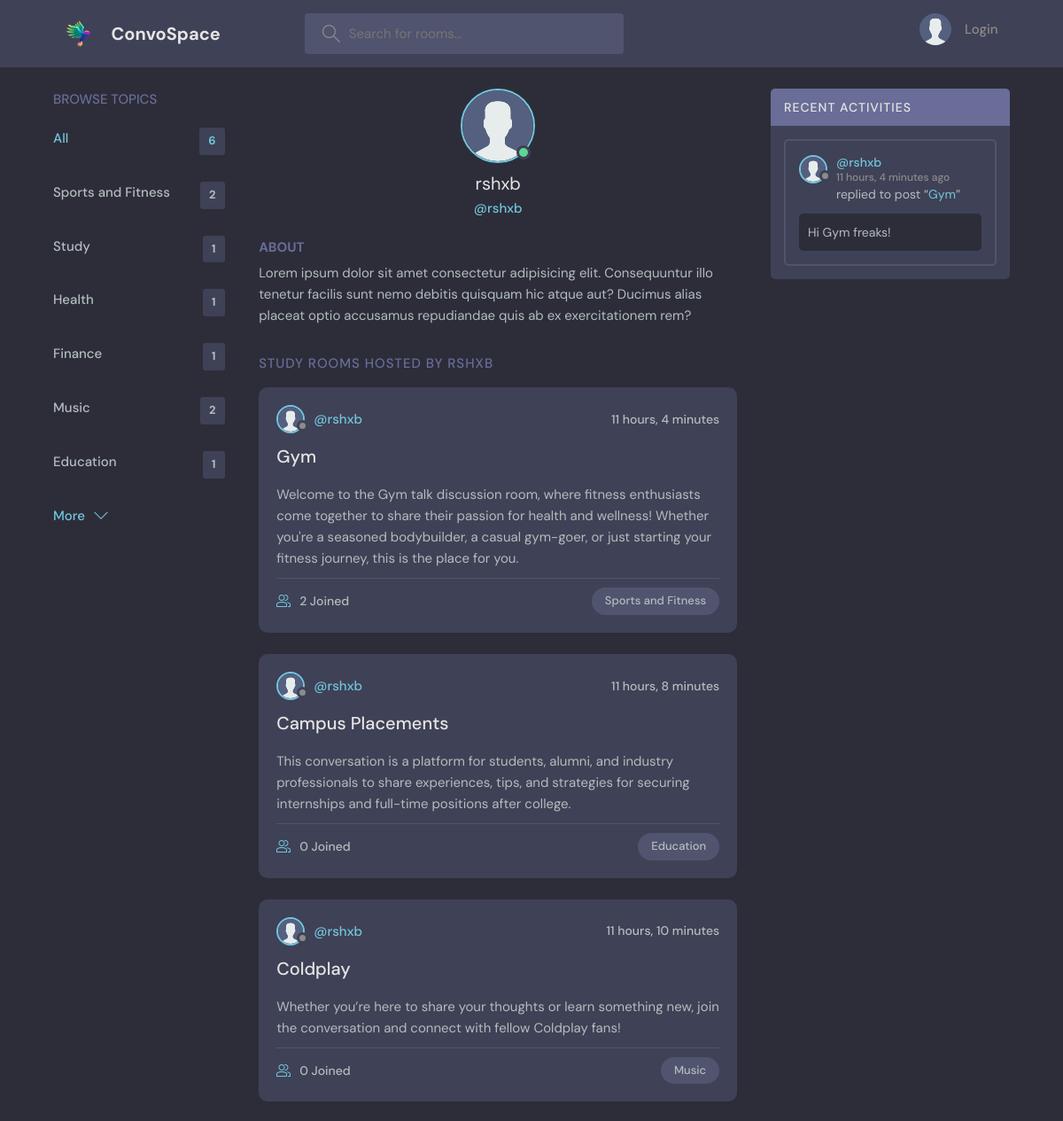
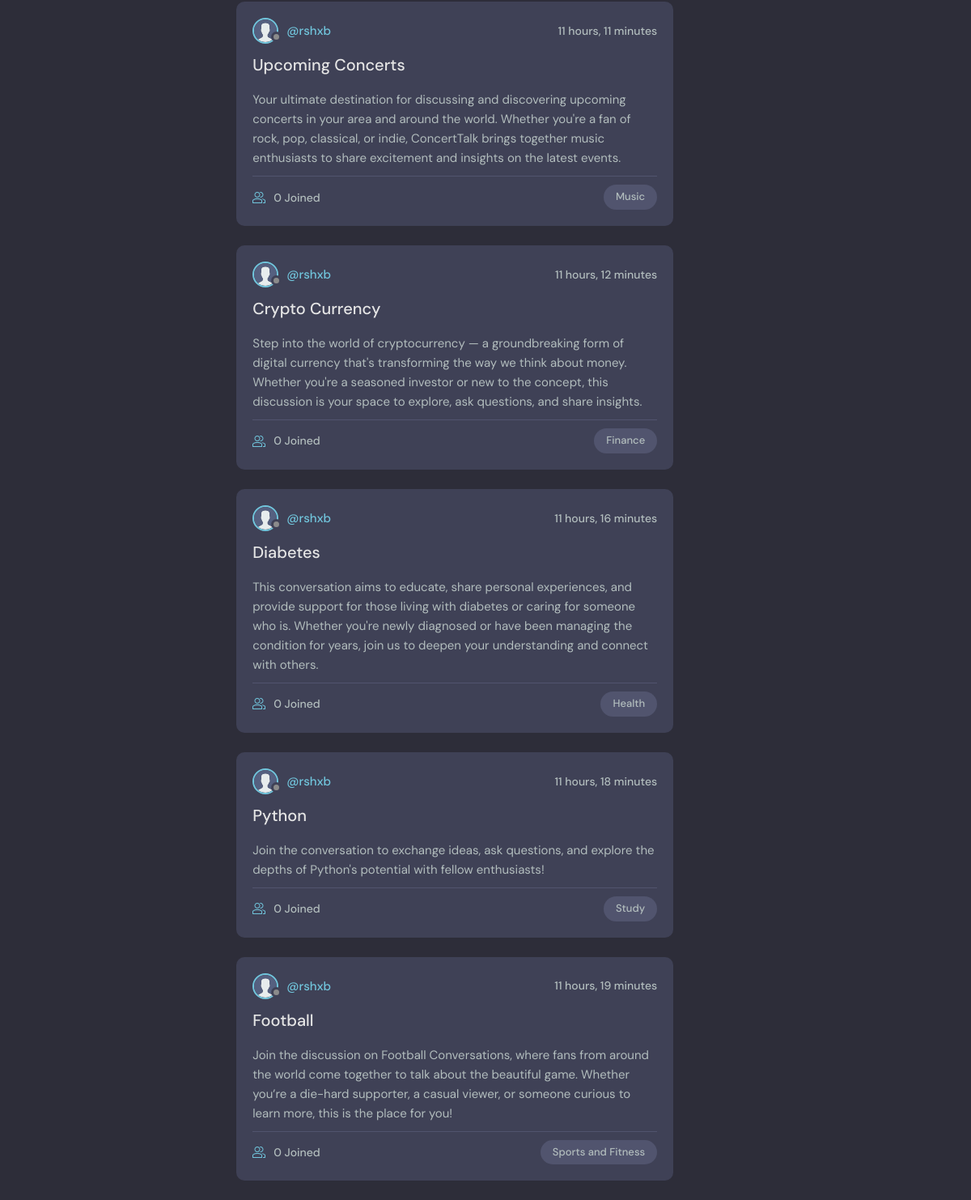
Page /profile/1/ on the committed database (2 pictures, top to bottom).
### base/models.py (models this page shows, shortened)
class Topic(models.Model):
  name = models.CharField(max_length = 200)

class Room(models.Model):
  host =  models.ForeignKey(User, on_delete=models.SET_NULL, null = True)
  topic =models.ForeignKey(Topic,on_delete=models.SET_NULL, null = True)
  name = models.CharField(max_length = 200)
  description = models.TextField(null = True, blank = True)
  participants = models.ManyToManyField(User, related_name='participants', blank=True)
  updated = models.DateTimeField(auto_now = True)
  created = models.DateTimeField(auto_now_add = True)
  class Meta():
    ordering = ['-updated','-created']
  def __str__(self):
    return self.name

class Message(models.Model):
  user = models.ForeignKey(User,on_delete=models.CASCADE)
  room = models.ForeignKey(Room,on_delete=models.CASCADE)
  body = models.TextField()
  updated = models.DateTimeField(auto_now = True)
  created = models.DateTimeField(auto_now_add = True)
  class Meta():
    ordering = ['-updated','-created']

### base/views.py (the view)
# urls.py: path('profile/<str:pk>/', views.userProfile, name='user-profile'),
def userProfile(request, pk):
    user = User.objects.get(id=pk)
    rooms = user.room_set.all()
    room_messages = user.message_set.all()
    topics = Topic.objects.all()
    context = {'user': user, 'rooms': rooms,
                'room_messages': room_messages, 'topics': topics}
    return render(request, 'base/profile.html',context)

### base/templates/base/profile.html (shortened to what this page needs)
{% extends 'main.html' %}
{% load static %}
{% block content %}
  <main class="profile-page layout layout--3">
    <div class="container">
      {% include 'base/topic_component.html' %}
      <div class="roomList">
        <div class="profile">
          <div class="profile__avatar">
            <div class="avatar avatar--large active">
              <img src="{% static 'images/avatar.svg' %}" />
            </div>
          </div>
          <div class="profile__info">
            <h3>{{user.username}}</h3>
            <p>@{{user.username}}</p>
          </div>
          <div class="profile__about">
            <h3>About</h3>
            <p>
              Lorem ipsum dolor sit amet consectetur adipisicing elit. Consequuntur illo tenetur
              facilis sunt nemo debitis quisquam hic atque aut? Ducimus alias placeat optio
              accusamus repudiandae quis ab ex exercitationem rem?
            </p>
          </div>
        </div>
        <div class="roomList__header">
          <div>
            <h2>Study Rooms Hosted by {{user.username}}</a>
            </h2>
          </div>
        </div>
        {% include 'base/feed_component.html' %}
      </div>
      {% include 'base/activity_component.html' %}
    </div>
  </main>
{% endblock %}

### templates/main.html (shortened to what this page needs)
<!DOCTYPE html>
{% load static %}
<html lang="en">
  <head>
    <link rel="stylesheet" href="{% static 'styles/style.css' %}" />
  </head>
  <body>
    {% include 'navbar.html' %} {% block content %}{% endblock %}
  </body>
</html>

### templates/navbar.html (shortened to what this page needs)
{% load static %}
<header class="header header--loggedIn">
  <div class="container">
    <a href="{% url 'home' %}" class="header__logo">
      <img src="{% static 'images/logo2.png' %}" />
      <h1>ConvoSpace</h1>
    </a>
    <form class="header__search" method="GET" action="{% url 'home' %}">
      <label>
        <input type="text" name="q" placeholder="Search for rooms..." />
      </label>
    </form>
    <nav class="header__menu">
      {% if request.user.is_authenticated %}
      <div class="header__user">
        <div class="avatar avatar--medium active">
          <img src="{% static 'images/avatar.svg' %}" />
        </div>
        <p>{{request.user.username}} <span>{{request.user.username}}</span></p>
        <button class="dropdown-button">
          <svg
            version="1.1"
            xmlns="http://www.w3.org/2000/svg"
            width="32"
            height="32"
            viewBox="0 0 32 32"
          >
            <title>chevron-down</title>
            <path d="M16 21l-13-13h-3l16 16 16-16h-3l-13 13z"></path>
          </svg>
        </button>
      </div>
      {% else %}
      <a href="{% url 'login' %}">
        <img src="{% static 'images/avatar.svg' %}" />
        <p>Login</p>
      </a>
      {% endif %}
    </nav>
  </div>
</header>

### base/templates/base/topic_component.html
<div class="topics">
  <div class="topics__header">
    <h2>Browse Topics</h2>
  </div>
  <ul class="topics__list">
    <li>
      <a href="{% url 'home' %}" class="active"
        >All <span>{{topics.count}}</span></a
      >
    </li>
    {% for topic in topics %}
    <li>
      <a href="{% url 'home'%}?q={{topic.name}}"
        >{{topic.name}} <span>{{topic.room_set.all.count}}</span></a
      >
    </li>
    {% endfor %}
  </ul>
  <a class="btn btn--link" href="{% url 'topics-page' %}">
    More
    <svg
      version="1.1"
      xmlns="http://www.w3.org/2000/svg"
      width="32"
      height="32"
      viewBox="0 0 32 32"
    >
      <title>chevron-down</title>
      <path d="M16 21l-13-13h-3l16 16 16-16h-3l-13 13z"></path>
    </svg>
  </a>
</div>

### base/templates/base/feed_component.html (shortened to what this page needs)
{% load static %} {% for room in rooms%}
<div class="roomListRoom">
  <div class="roomListRoom__header">
    <a
      href="{% url 'user-profile' room.host.id %}"
      class="roomListRoom__author"
    >
      <div class="avatar avatar--small">
        <img src="{% static 'images/avatar.svg' %}" />
      </div>
      <span>@{{room.host.username}}</span>
    </a>
    <div class="roomListRoom__actions">
      <span>{{room.created|timesince}}</span>
    </div>
  </div>
  <div class="roomListRoom__content">
    <a href="{% url 'room' room.id %}">{{room.name}}</a>
    <p>{{room.description}}</p>
  </div>
  <div class="roomListRoom__meta">
    <a href="{% url 'room' room.id %}" class="roomListRoom__joined">
      {{room.participants.all.count}} Joined
    </a>
    <p class="roomListRoom__topic">{{room.topic.name}}</p>
  </div>
</div>
{%endfor%}

### base/templates/base/activity_component.html (shortened to what this page needs)
{% load static %}
<div class="activities">
  <div class="activities__header">
    <h2>Recent Activities</h2>
  </div>
  {%for message in room_messages%}
  <div class="activities__box">
    <div class="activities__boxHeader roomListRoom__header">
      <a
        href="{% url 'user-profile' message.user.id %}"
        class="roomListRoom__author"
      >
        <div class="avatar avatar--small">
          <img src="{% static 'images/avatar.svg' %}" />
        </div>
        <p>
          @{{message.user}}
          <span>{{message.created|timesince}} ago</span>
        </p>
      </a>
    </div>
    <div class="activities__boxContent">
      <p>
        replied to post “<a href="{% url 'room' message.room.id %}"
          >{{message.room}}</a
        >”
      </p>
      <div class="activities__boxRoomContent">{{message.body}}</div>
    </div>
  </div>
  {% endfor %}
</div>

### rows in the picture
Topic: name "Sports and Fitness", room_set.all.count "2"
Topic: name "Study", room_set.all.count "1"
Topic: name "Health", room_set.all.count "1"
Topic: name "Finance", room_set.all.count "1"
Topic: name "Music", room_set.all.count "2"
Topic: name "Education", room_set.all.count "1"
Room: host.username "rshxb", created "11 hours, 4 minutes", name "Gym", description "Welcome to the Gym talk discussion room, where fitness enthusiasts come together to share their passion for health and wellness! Whether you're a seasoned bodybuilder, a casual gym-goer, or just starting your fitness journey, this is the place for you.", participants.all.count "2", topic.name "Sports and Fitness"
Room: host.username "rshxb", created "11 hours, 8 minutes", name "Campus Placements", description "This conversation is a platform for students, alumni, and industry professionals to share experiences, tips, and strategies for securing internships and full-time positions after college.", participants.all.count "0", topic.name "Education"
Room: host.username "rshxb", created "11 hours, 10 minutes", name "Coldplay", description "Whether you’re here to share your thoughts or learn something new, join the conversation and connect with fellow Coldplay fans!", participants.all.count "0", topic.name "Music"
Room: host.username "rshxb", created "11 hours, 11 minutes", name "Upcoming Concerts", description "Your ultimate destination for discussing and discovering upcoming concerts in your area and around the world. Whether you're a fan of rock, pop, classical, or indie, ConcertTalk brings together music enthusiasts to share excitement and insights on the latest events.", participants.all.count "0", topic.name "Music"
Room: host.username "rshxb", created "11 hours, 12 minutes", name "Crypto Currency", description "Step into the world of cryptocurrency — a groundbreaking form of digital currency that's transforming the way we think about money. Whether you're a seasoned investor or new to the concept, this discussion is your space to explore, ask questions, and share insights.", participants.all.count "0", topic.name "Finance"
Room: host.username "rshxb", created "11 hours, 16 minutes", name "Diabetes", description "This conversation aims to educate, share personal experiences, and provide support for those living with diabetes or caring for someone who is. Whether you're newly diagnosed or have been managing the condition for years, join us to deepen your understanding and connect with others.", participants.all.count "0", topic.name "Health"
Room: host.username "rshxb", created "11 hours, 18 minutes", name "Python", description "Join the conversation to exchange ideas, ask questions, and explore the depths of Python's potential with fellow enthusiasts!", participants.all.count "0", topic.name "Study"
Room: host.username "rshxb", created "11 hours, 19 minutes", name "Football", description "Join the discussion on Football Conversations, where fans from around the world come together to talk about the beautiful game. Whether you’re a die-hard supporter, a casual viewer, or someone curious to learn more, this is the place for you!", participants.all.count "0", topic.name "Sports and Fitness"
Message: user "rshxb", created "11 hours, 4 minutes", room "Gym", body "Hi Gym freaks!"

### other values in the picture
{{ topics.count }} "6"
{{ user.username }} "rshxb"
{{ user.username }} "RSHXB"
